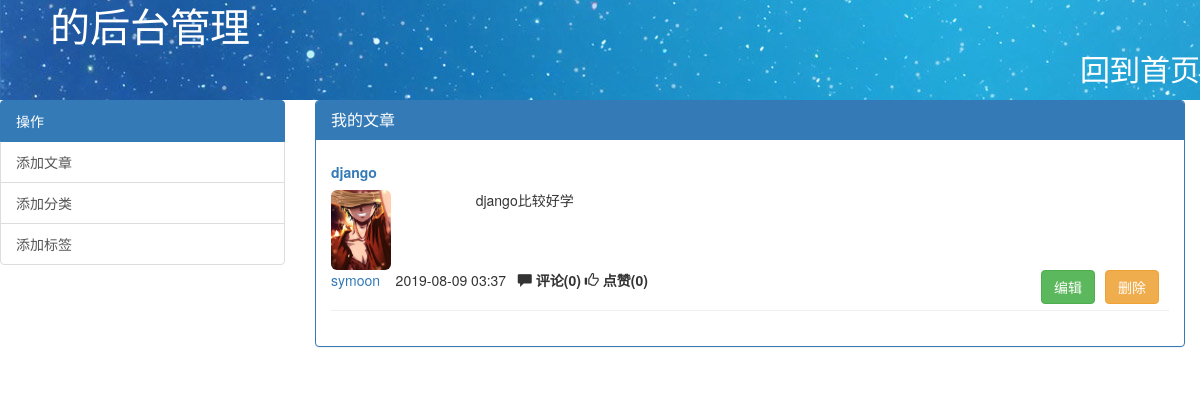
Screenshot of /backend/symoon/ with the database file from the repository.
### blog/models.py (models this page shows, shortened)
class Article(models.Model):
    nid = models.AutoField(primary_key=True)
    title = models.CharField(max_length=50, verbose_name='文章标题')
    desc = models.CharField(max_length=255, verbose_name='文章描述')
    comment_count= models.IntegerField(default=0)
    up_count = models.IntegerField(default=0)
    down_count = models.IntegerField(default=0)
    create_time = models.DateTimeField(verbose_name='创建时间', auto_now_add=True)
    homeCategory = models.ForeignKey(to='HomeCategory', to_field='nid', null=True)
    siteDetaiCategory = models.ForeignKey(to='SiteDetaiCategory', to_field='id', null=True)
    user = models.ForeignKey(verbose_name='作者', to='UserInfo', to_field='nid')
    tags = models.ManyToManyField(
        to="Tag",
        through='Article2Tag',
        through_fields=('article', 'tag'),
    )

class UserInfo(AbstractUser):
    nid = models.AutoField(primary_key=True)
    nickname = models.CharField(verbose_name='昵称', max_length=32)
    telephone = models.CharField(max_length=11, null=True, unique=True)
    avatar = models.FileField(upload_to = 'avatar/',default="avatar/default.jpg")
    create_time = models.DateTimeField(verbose_name='创建时间', auto_now_add=True)
    blog = models.OneToOneField(to='Blog', to_field='nid',null=True)

### blog/views.py (the view)
# urls.py: url(r'^backend/edit_article/(?P<id>\d+)$', views.edit_article),
def backend(request,username):
    article_list=Article.objects.filter(user__username=username)
    blog=Blog.objects.filter(userinfo__username=username).first()
    if blog:
        bid=blog.nid
        return render(request,"backend.html",locals())
    else:
        return redirect('/zblog/')

### templates/backend.html (shortened to what this page needs)
<!DOCTYPE html>
<html lang="en">
<head>
    <link rel="stylesheet" href="/static/dist/css/bootstrap.css">
    <link href="/static/sweetalert/sweetalert.css" rel="stylesheet">
</head>
<body>
<div class="header">
    <span id="cbd" style="color: white;font-size: 40px;margin-left: 50px;" bid="{{ bid }}">{{ request.user.username }}的后台管理</span>
    <a class="pull-right" href="/index/?user={{ request.user }}" style="color: white;font-size: 30px;margin-top: 50px">回到首页</a>
</div>
<div class="container-fluid">
<div class="row">
    <div class="col-md-3" style="padding-left: 0px">
        <div class="list-group">
  <a  class="list-group-item active">
    操作
  </a>
  <a href="/backend/add_article" class="list-group-item">添加文章</a>
  <a href="javascript:void(0);" class="list-group-item"  data-toggle="modal" data-target="#myModal">添加分类</a>
  <a href="javascript:void(0);" class="list-group-item" data-toggle="modal" data-target="#myModal1">添加标签</a>
</div>
    </div>
    <div class="col-md-9">
        {% block con %}
        <div class="panel panel-primary">
        <div class="panel-heading">
    <h3 class="panel-title">我的文章</h3>
  </div>
  <div class="panel-body">
     {% for article in article_list %}
                  <div class="article_item  dd">
                       <h5 class=" ee" ><a href="/{{ article.user.username }}/article/{{ article.nid }}" class="ac"><strong>{{ article.title }}</strong></a></h5>
                       <div class="row cd">
                           <a class="avatar_img col-md-2 " href="/{{ article.user.username }}/"><img class="img-rounded tou" src="/media/{{ article.user.avatar }}" alt="" width="60" height="80"></a>
                           <div class="desc col-md-10">{{ article.desc }}</div>
                       </div>
                      <div class="info ee">
                          <a href="/{{ article.user.username }}/"><span>{{ article.user.username }}</span></a> &nbsp;&nbsp;
                          <span class="timer">{{ article.create_time|date:"Y-m-d H:i" }}</span>&nbsp;&nbsp;
                          <span class="glyphicon glyphicon-comment diantu"></span>&nbsp;<strong class="dian">评论({{ article.comment_count }})</strong>
                          <span class="glyphicon glyphicon-thumbs-up diantu"></span>&nbsp;<strong class="dian">点赞({{ article.up_count }})</strong>
                            <button class="btn btn-warning pull-right sid" style="margin-right: 10px" aid="{{ article.nid }}">删除</button>
                          <a href="/backend/edit_article/{{ article.nid }}" class="btn btn-success pull-right" style="margin-right: 10px">编辑</a>
                      </div>
                      <hr class="anb">
                  </div>
                {% endfor %}
  </div>
        </div>
        {% endblock %}
    </div>
</div>
</div>
</body>
</html>

### rows the page displays
Article: title "django", user.avatar (picture), desc "django比较好学", user.username "symoon", create_time "2019-08-09 03:37", comment_count "0", up_count "0"
